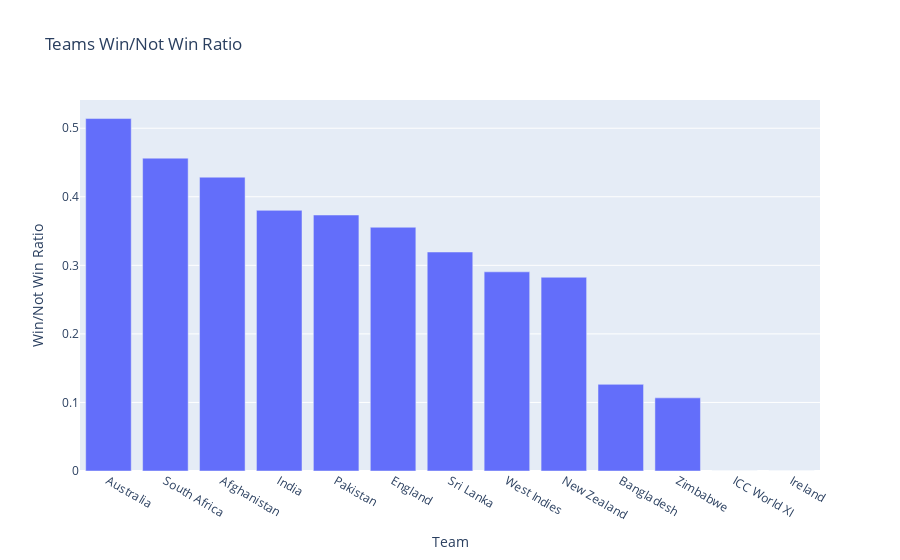

The notebook cell this image was saved under:
### Code cell
# Map 'Result' to 'Outcome' with 'Win', 'Not Win' (draw + lost)
df_team['Outcome'] = df_team['Result'].map({'won': 'Win', 'lost': 'Not Win', 'draw': 'Not Win'})

# Group by 'Team' and 'Outcome' and count occurrences
team_outcome_counts = df_team.groupby(['Team', 'Outcome']).size().unstack(fill_value=0)

# Calculate win ratio
team_outcome_counts['Win Ratio'] = team_outcome_counts['Win'] / (team_outcome_counts['Win'] + team_outcome_counts['Not Win'])

# Sort teams based on win ratio
sorted_teams = team_outcome_counts.sort_values(by='Win Ratio', ascending=False)

# Create bar plot
fig = px.bar(sorted_teams, x=sorted_teams.index, y='Win Ratio', title='Teams Win/Not Win Ratio',
             labels={'index': 'Team', 'Win Ratio': 'Win/Not Win Ratio'})

# Show plot
fig.show()

### Figure 1 — Plotly figure (JSON) as saved in the notebook; plotly's stock layout.template omitted (floating-point values rounded to 4 significant figures)
{"data": [{"alignmentgroup": "True", "hovertemplate": "Team=%{x}<br>Win/Not Win Ratio=%{y}<extra></extra>", "legendgroup": "", "marker": {"color": "#636efa", "pattern": {"shape": ""}}, "name": "", "offsetgroup": "", "orientation": "v", "showlegend": false, "textposition": "auto", "type": "bar", "x": ["Australia", "South Africa", "Afghanistan", "India", "Pakistan", "England", "Sri Lanka", "West Indies", "New Zealand", "Bangladesh", "Zimbabwe", "ICC World XI", "Ireland"], "xaxis": "x", "y": [0.5141, 0.4563, 0.4286, 0.3802, 0.3734, 0.3555, 0.3194, 0.2905, 0.2826, 0.1264, 0.1067, 0, 0], "yaxis": "y"}], "layout": {"barmode": "relative", "legend": {"tracegroupgap": 0}, "title": {"text": "Teams Win/Not Win Ratio"}, "xaxis": {"anchor": "y", "domain": [0, 1], "title": {"text": "Team"}}, "yaxis": {"anchor": "x", "domain": [0, 1], "title": {"text": "Win/Not Win Ratio"}}}}
